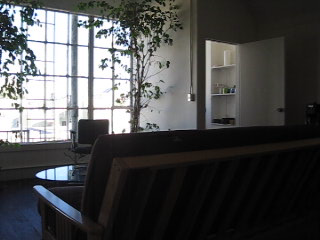
#> input picture frame 3 of test.avi, 320 x 240 px
$ python cap.py   (Python 2 division)   (older library calls are emulated)
#> lines starting #> are read from the running program, lines starting #| are printed output that depends on the picture
#!/usr/local/bin/python

import numpy as np
import cv2

cap = cv2.VideoCapture('test.avi')
fcount = 0
ftotal = cap.get(cv2.cv.CV_CAP_PROP_FRAME_COUNT)

print "total"
print ftotal


while(cap.isOpened() and fcount<=ftotal):
    fcount += 1
    flag, frame = cap.read()
#> frame is the input picture: shape (240, 320, 3); mean B, G, R 76.4, 76, 75.3

    gray = cv2.cvtColor(frame, cv2.COLOR_BGR2GRAY)
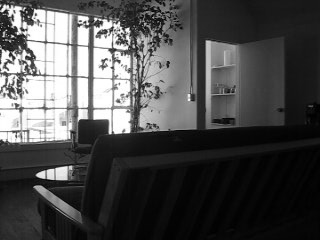
#> gray: shape (240, 320); min 0, max 255, mean 75.8
    if (fcount>ftotal):
      break
    else:
      cv2.imwrite('frame'+ str(fcount) + ".jpeg" ,gray)

    print fcount


    cv2.imshow('frame',gray)
    if cv2.waitKey(3) & 0xFF == ord('q'):
#> (key q is pressed here)
              break
cap.release()
cv2.destroyAllWindows()

$ run again, starting later in the video
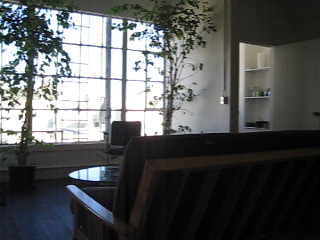
#> input picture frame 13 of test.avi, 320 x 240 px
#> frame is the input picture: shape (240, 320, 3); mean B, G, R 87.6, 87.1, 85.4
#> `gray = cv2.cvtColor(frame, cv2.COLOR_BGR2GRAY)`:
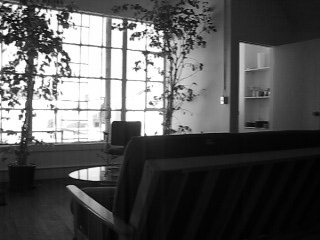
#> gray: shape (240, 320); min 0, max 255, mean 86.6

$ run again, starting later in the video
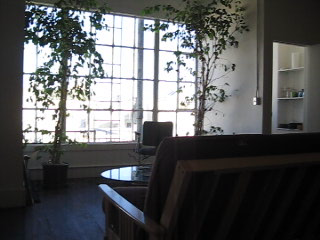
#> input picture frame 24 of test.avi, 320 x 240 px
#> frame is the input picture: shape (240, 320, 3); mean B, G, R 89.7, 88.9, 87.5
#> `gray = cv2.cvtColor(frame, cv2.COLOR_BGR2GRAY)`:
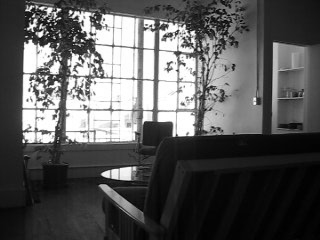
#> gray: shape (240, 320); min 0, max 255, mean 88.5
